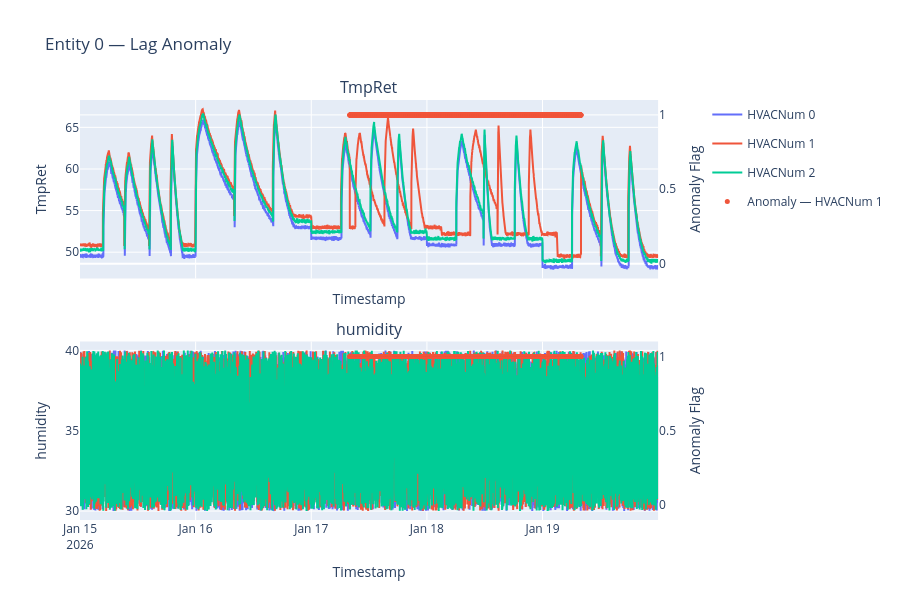

Notebook code cell kept with this figure:
### Code cell
# Test sample_and_visualize_cases
figs = ds.sample_and_visualize_cases(n_cases=2, label_type='lag')
for fig in figs:
    fig.show()

### Figure 1 — Plotly figure (JSON) as saved in the notebook; plotly's stock layout.template omitted (floating-point values rounded to 4 significant figures; data arrays with more than 128 entries replaced by an {"elided": "..."} marker saying what was removed)
{"data": [{"legendgroup": "sub_0", "line": {"color": "#636EFA"}, "mode": "lines", "name": "HVACNum 0", "showlegend": true, "type": "scatter", "x": {"elided": "7200 str values"}, "xaxis": "x", "y": {"elided": "7200 float values"}, "yaxis": "y"}, {"legendgroup": "sub_1", "line": {"color": "#EF553B"}, "mode": "lines", "name": "HVACNum 1", "showlegend": true, "type": "scatter", "x": {"elided": "7200 str values"}, "xaxis": "x", "y": {"elided": "7200 float values"}, "yaxis": "y"}, {"legendgroup": "sub_2", "line": {"color": "#00CC96"}, "mode": "lines", "name": "HVACNum 2", "showlegend": true, "type": "scatter", "x": {"elided": "7200 str values"}, "xaxis": "x", "y": {"elided": "7200 float values"}, "yaxis": "y"}, {"legendgroup": "anom_sub_0", "marker": {"color": "#636EFA", "size": 5}, "mode": "markers", "name": "Anomaly — HVACNum 0", "showlegend": false, "type": "scatter", "x": [], "xaxis": "x", "y": [], "yaxis": "y2"}, {"legendgroup": "anom_sub_1", "marker": {"color": "#EF553B", "size": 5}, "mode": "markers", "name": "Anomaly — HVACNum 1", "showlegend": true, "type": "scatter", "x": {"elided": "2880 str values"}, "xaxis": "x", "y": {"elided": "2880 int values"}, "yaxis": "y2"}, {"legendgroup": "anom_sub_2", "marker": {"color": "#00CC96", "size": 5}, "mode": "markers", "name": "Anomaly — HVACNum 2", "showlegend": false, "type": "scatter", "x": [], "xaxis": "x", "y": [], "yaxis": "y2"}, {"legendgroup": "sub_0", "line": {"color": "#636EFA"}, "mode": "lines", "name": "HVACNum 0", "showlegend": false, "type": "scatter", "x": {"elided": "7200 str values"}, "xaxis": "x2", "y": {"elided": "7200 float values"}, "yaxis": "y3"}, {"legendgroup": "sub_1", "line": {"color": "#EF553B"}, "mode": "lines", "name": "HVACNum 1", "showlegend": false, "type": "scatter", "x": {"elided": "7200 str values"}, "xaxis": "x2", "y": {"elided": "7200 float values"}, "yaxis": "y3"}, {"legendgroup": "sub_2", "line": {"color": "#00CC96"}, "mode": "lines", "name": "HVACNum 2", "showlegend": false, "type": "scatter", "x": {"elided": "7200 str values"}, "xaxis": "x2", "y": {"elided": "7200 float values"}, "yaxis": "y3"}, {"legendgroup": "anom_sub_0", "marker": {"color": "#636EFA", "size": 5}, "mode": "markers", "name": "Anomaly — HVACNum 0", "showlegend": false, "type": "scatter", "x": [], "xaxis": "x2", "y": [], "yaxis": "y4"}, {"legendgroup": "anom_sub_1", "marker": {"color": "#EF553B", "size": 5}, "mode": "markers", "name": "Anomaly — HVACNum 1", "showlegend": false, "type": "scatter", "x": {"elided": "2880 str values"}, "xaxis": "x2", "y": {"elided": "2880 int values"}, "yaxis": "y4"}, {"legendgroup": "anom_sub_2", "marker": {"color": "#00CC96", "size": 5}, "mode": "markers", "name": "Anomaly — HVACNum 2", "showlegend": false, "type": "scatter", "x": [], "xaxis": "x2", "y": [], "yaxis": "y4"}], "layout": {"annotations": [{"font": {"size": 16}, "showarrow": false, "text": "TmpRet", "x": 0.47, "xanchor": "center", "xref": "paper", "y": 1, "yanchor": "bottom", "yref": "paper"}, {"font": {"size": 16}, "showarrow": false, "text": "humidity", "x": 0.47, "xanchor": "center", "xref": "paper", "y": 0.425, "yanchor": "bottom", "yref": "paper"}], "height": 600, "hovermode": "x unified", "title": {"text": "Entity 0 — Lag Anomaly"}, "xaxis": {"anchor": "y", "domain": [0, 0.94], "matches": "x2", "showticklabels": false, "title": {"text": "Timestamp"}}, "xaxis2": {"anchor": "y3", "domain": [0, 0.94], "title": {"text": "Timestamp"}}, "yaxis": {"anchor": "x", "domain": [0.575, 1], "title": {"text": "TmpRet"}}, "yaxis2": {"anchor": "x", "overlaying": "y", "range": [-0.1, 1.1], "side": "right", "title": {"text": "Anomaly Flag"}}, "yaxis3": {"anchor": "x2", "domain": [0, 0.425], "title": {"text": "humidity"}}, "yaxis4": {"anchor": "x2", "overlaying": "y3", "range": [-0.1, 1.1], "side": "right", "title": {"text": "Anomaly Flag"}}}}
